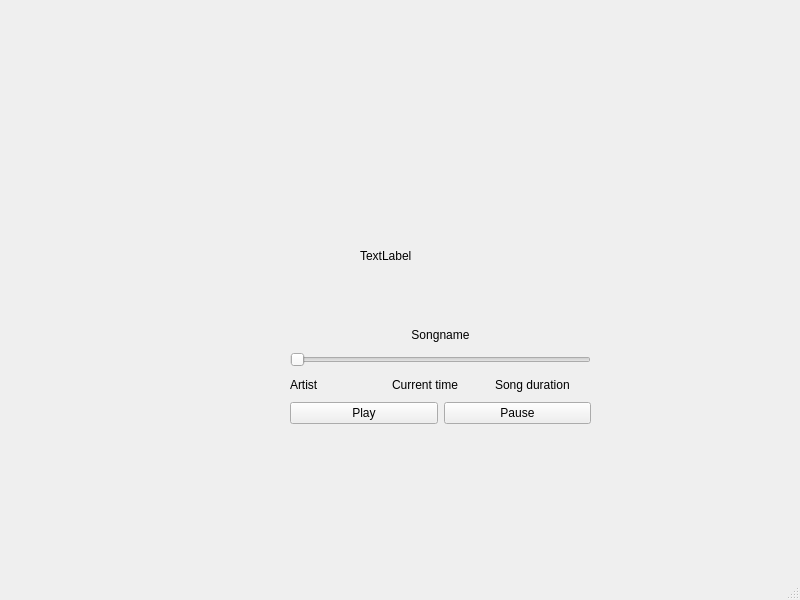
<?xml version="1.0" encoding="UTF-8"?>
<ui version="4.0">
 <class>MainWindow</class>
 <widget class="QMainWindow" name="MainWindow">
  <property name="geometry">
   <rect>
    <x>0</x>
    <y>0</y>
    <width>800</width>
    <height>600</height>
   </rect>
  </property>
  <property name="windowTitle">
   <string>MainWindow</string>
  </property>
  <widget class="QWidget" name="centralwidget">
   <widget class="QWidget" name="verticalLayoutWidget">
    <property name="geometry">
     <rect>
      <x>290</x>
      <y>323</y>
      <width>301</width>
      <height>101</height>
     </rect>
    </property>
    <layout class="QVBoxLayout" name="verticalLayout_3">
     <item>
      <widget class="QLabel" name="songname_label">
       <property name="text">
        <string>Songname</string>
       </property>
       <property name="alignment">
        <set>Qt::AlignCenter</set>
       </property>
      </widget>
     </item>
     <item>
      <widget class="QSlider" name="time_bar">
       <property name="orientation">
        <enum>Qt::Horizontal</enum>
       </property>
      </widget>
     </item>
     <item>
      <layout class="QHBoxLayout" name="horizontalLayout_2">
       <item>
        <widget class="QLabel" name="artistname_label">
         <property name="text">
          <string>Artist</string>
         </property>
        </widget>
       </item>
       <item>
        <widget class="QLabel" name="currenttime_label">
         <property name="text">
          <string>Current time</string>
         </property>
        </widget>
       </item>
       <item>
        <widget class="QLabel" name="songduration_label">
         <property name="text">
          <string>Song duration</string>
         </property>
        </widget>
       </item>
      </layout>
     </item>
     <item>
      <layout class="QHBoxLayout" name="horizontalLayout">
       <item>
        <widget class="QPushButton" name="play_button">
         <property name="text">
          <string>Play</string>
         </property>
        </widget>
       </item>
       <item>
        <widget class="QPushButton" name="pause_button">
         <property name="text">
          <string>Pause</string>
         </property>
        </widget>
       </item>
      </layout>
     </item>
    </layout>
   </widget>
   <widget class="QLabel" name="songpicture_label">
    <property name="geometry">
     <rect>
      <x>360</x>
      <y>190</y>
      <width>151</width>
      <height>131</height>
     </rect>
    </property>
    <property name="text">
     <string>TextLabel</string>
    </property>
   </widget>
  </widget>
  <widget class="QMenuBar" name="menubar">
   <property name="geometry">
    <rect>
     <x>0</x>
     <y>0</y>
     <width>800</width>
     <height>22</height>
    </rect>
   </property>
  </widget>
  <widget class="QStatusBar" name="statusbar"/>
 </widget>
 <resources/>
 <connections/>
</ui>
